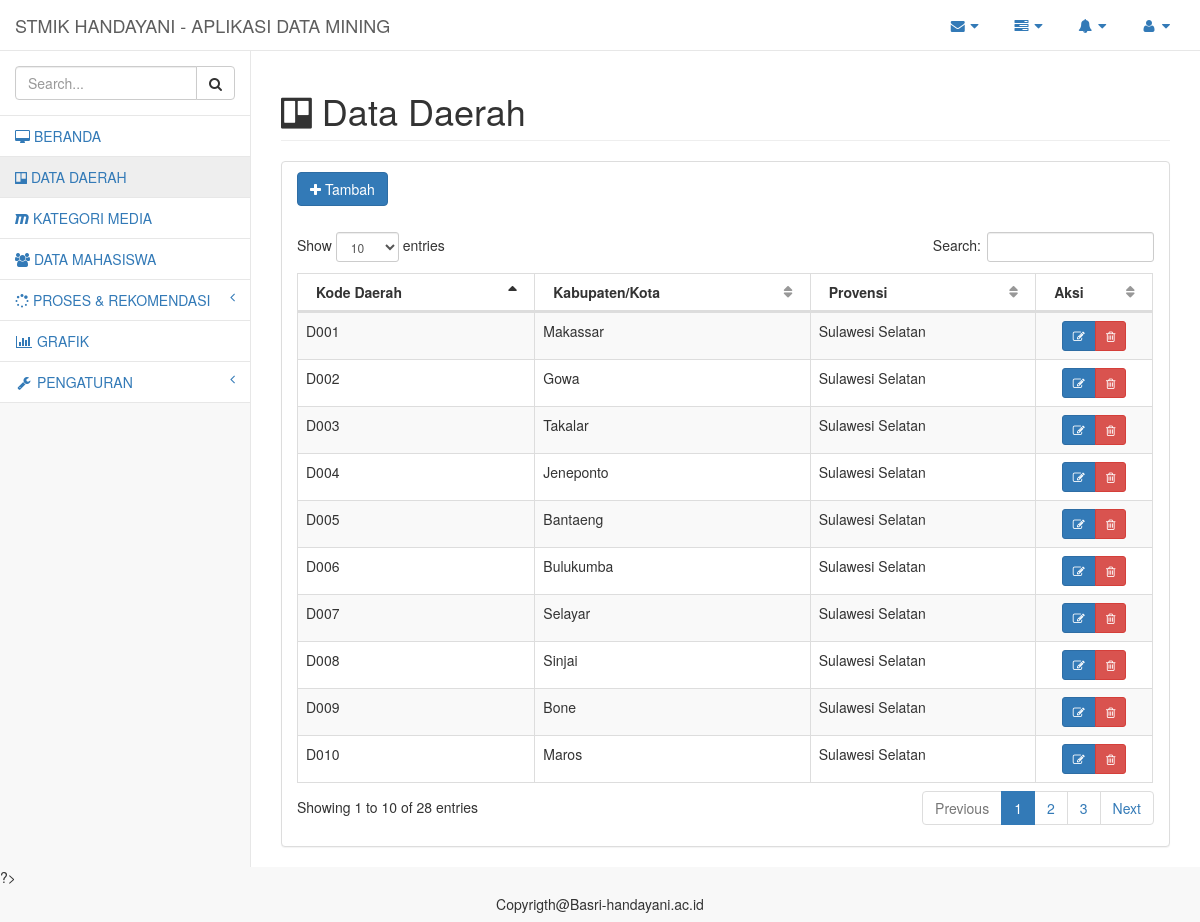
The page /admin/pages/data_daerah.php on the database its author committed.
### tables this page shows
CREATE TABLE `data_daerah` (
  `Kd_daerah` char(12) NOT NULL,
  `Kota` varchar(30) DEFAULT NULL,
  `Provensi` varchar(30) DEFAULT NULL
);

### admin/pages/data_daerah.php (the view, shortened to what this page needs)
<?php
include"Koneksi.php";
?>
<!DOCTYPE html>
<html lang="en">
<head>
    <link href="../vendor/bootstrap/css/bootstrap.min.css" rel="stylesheet">
    <link href="../vendor/metisMenu/metisMenu.min.css" rel="stylesheet">
    <link href="../vendor/datatables-plugins/dataTables.bootstrap.css" rel="stylesheet">
    <link href="../vendor/datatables-responsive/dataTables.responsive.css" rel="stylesheet">
    <link href="../dist/css/sb-admin-2.css" rel="stylesheet">
    <link href="../vendor/font-awesome/css/font-awesome.min.css" rel="stylesheet" type="text/css">
    </head>
    <body>
        <div id="wrapper">
            <nav class="navbar navbar-default navbar-static-top" role="navigation" style="margin-bottom: 0">
                <div class="navbar-header">
                    <a class="navbar-brand" href="#">STMIK HANDAYANI - APLIKASI DATA MINING</a>
                </div>
                <ul class="nav navbar-top-links navbar-right">
                    <li class="dropdown">
                        <a class="dropdown-toggle" data-toggle="dropdown" href="#">
                            <i class="fa fa-envelope fa-fw"></i> <i class="fa fa-caret-down"></i>
                        </a>
                    </li>
                    <li class="dropdown">
                        <a class="dropdown-toggle" data-toggle="dropdown" href="#">
                            <i class="fa fa-tasks fa-fw"></i> <i class="fa fa-caret-down"></i>
                        </a>
                    </li>
                    <li class="dropdown">
                        <a class="dropdown-toggle" data-toggle="dropdown" href="#">
                            <i class="fa fa-bell fa-fw"></i> <i class="fa fa-caret-down"></i>
                        </a>
                    </li>
                    <li class="dropdown">
                        <a class="dropdown-toggle" data-toggle="dropdown" href="#">
                            <i class="fa fa-user fa-fw"></i> <i class="fa fa-caret-down"></i>
                        </a>
                    </li>
                </ul>
                <div class="navbar-default sidebar" role="navigation">
                    <div class="sidebar-nav navbar-collapse">
                        <ul class="nav" id="side-menu">
                            <li class="sidebar-search">
                                <div class="input-group custom-search-form">
                                    <input type="text" class="form-control" placeholder="Search...">
                                    <span class="input-group-btn">
                                        <button class="btn btn-default" type="button">
                                            <i class="fa fa-search"></i>
                                        </button>
                                    </span>
                                </div>
                                <li>
                                    <a href="index.php"><i class="fa fa-desktop" ></i> BERANDA </a>
                                </li>
                                <li>
                                    <a href="data_daerah.php"><i class="fa fa-trello" ></i> DATA DAERAH</a>
                                </li>
                                <li>
                                    <a href="kategori_media.php"><i class="fa fa-maxcdn" ></i> KATEGORI MEDIA</a>
                                </li>
                                <li>
                                    <a href="home.php"><i class="fa fa-group" ></i> DATA MAHASISWA</a>
                                </li>
                                    <li>
                                        <a href="#"><i class="fa fa-spinner" > </i>&nbsp;PROSES & REKOMENDASI<span class="fa arrow"></span></a>
                                    </li>
                                    <li>
                                        <a href="grafik.php"><i class="fa fa-bar-chart-o fa-fw"> </i> GRAFIK</a>
                                    </li>
                                    <li>
                                       <a href="#"><i class="fa fa-wrench fa-fw"> </i> PENGATURAN<span class="fa arrow"></span></a>
                                </li>
                            </ul>
                        </div>
                    </div>
                </nav>
               <div id="page-wrapper">
                    <div class="row">
                        <div class="col-lg-12">
                            <h1 class="page-header" ><i class="fa fa-trello"></i>&nbsp;Data Daerah</h1>
                        </div>
                    </div>
                    <div class="row">
                        <div class="col-lg-12">
                            <div class="panel panel-default">
                                <form method="post" enctype="multipart/form-data">
                                    <div class="panel-heading">
                                        <a type="button" class="btn btn-primary" href="#" data-toggle="modal" data-target="#myModal"><i class="fa fa-plus"></i>&nbsp;Tambah</a>
                            </div>
                        </div>
                        <tbody>
                           <div class="panel-body">
                            <table class="table table-striped table-bordered table-hover" id="dataTables-example">
                                <thead>
                                    <tr>
                                        <th class="center">Kode Daerah</th>
                                        <th class="center">Kabupaten/Kota</th>
                                        <th class="center">Provensi</th>
                                        <th class="center">Aksi</th>
                                    </tr>
                                </thead>
                                <?php
                                $query= $konek-> query('SELECT * FROM data_daerah');
                                while ($data= mysqli_fetch_array($query)) {
                                 ?>
                                 <tr>
                                     <td><?php echo $data['Kd_daerah']; ?></td>
                                     <td><?php echo $data['Kota']; ?></td>
                                     <td><?php echo $data['Provensi']; ?></td>
                                     <td width="100" align="center">
                                         <div class="btn-group btn-group-sm">
                                            <button type="button" class="btn btn-primary btn-edit"
                                            data-iddaerah="<?php echo $data['Kd_daerah']; ?>"
                                            data-Kota="<?php echo $data['Kota']; ?>"
                                            data-Provensi="<?php echo $data['Provensi']; ?>"
                                            ><i class="fa fa-pencil-square-o"></i></button>
                                            <a class="btn btn-danger" href="deleted.php ?Kd_daerah=<?php echo $data['Kd_daerah']; ?>"><i class="fa fa-trash-o"></i></a>
                                        </div>
                                    </td>
                                </tr>
                                <?php } ?>
                            </tbody>
                    </div>
                </div>
            </div>
        </div>
</body>
</html>
<h5 align="center">Copyrigth@Basri-handayani.ac.id</h5>

### rows shown on the page
data_daerah: Kd_daerah "D001", Kota "Makassar", Provensi "Sulawesi Selatan"
data_daerah: Kd_daerah "D002", Kota "Gowa", Provensi "Sulawesi Selatan"
data_daerah: Kd_daerah "D003", Kota "Takalar", Provensi "Sulawesi Selatan"
data_daerah: Kd_daerah "D004", Kota "Jeneponto", Provensi "Sulawesi Selatan"
data_daerah: Kd_daerah "D005", Kota "Bantaeng", Provensi "Sulawesi Selatan"
data_daerah: Kd_daerah "D006", Kota "Bulukumba", Provensi "Sulawesi Selatan"
data_daerah: Kd_daerah "D007", Kota "Selayar", Provensi "Sulawesi Selatan"
data_daerah: Kd_daerah "D008", Kota "Sinjai", Provensi "Sulawesi Selatan"
data_daerah: Kd_daerah "D009", Kota "Bone", Provensi "Sulawesi Selatan"
data_daerah: Kd_daerah "D010", Kota "Maros", Provensi "Sulawesi Selatan"
